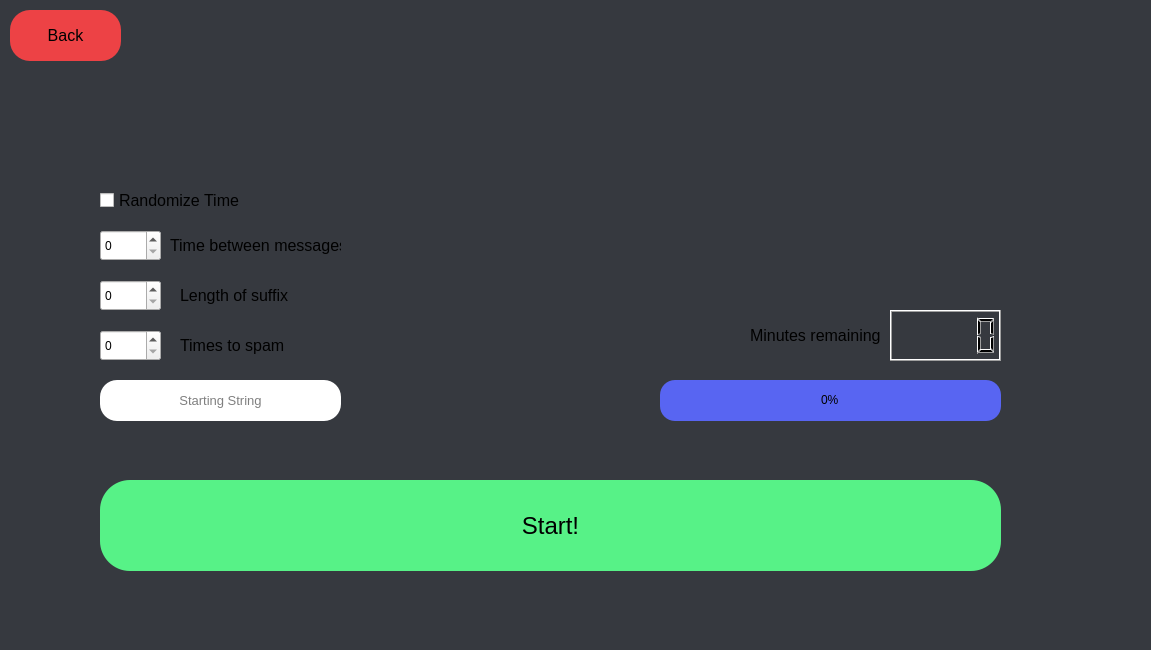
<?xml version="1.0" encoding="UTF-8"?>
<ui version="4.0">
 <class>uniqueSpammer</class>
 <widget class="QDialog" name="uniqueSpammer">
  <property name="geometry">
   <rect>
    <x>0</x>
    <y>0</y>
    <width>1151</width>
    <height>650</height>
   </rect>
  </property>
  <property name="minimumSize">
   <size>
    <width>1151</width>
    <height>650</height>
   </size>
  </property>
  <property name="maximumSize">
   <size>
    <width>1151</width>
    <height>650</height>
   </size>
  </property>
  <property name="windowTitle">
   <string>Unique spammer- {solar}</string>
  </property>
  <widget class="QWidget" name="background" native="true">
   <property name="geometry">
    <rect>
     <x>0</x>
     <y>0</y>
     <width>1151</width>
     <height>651</height>
    </rect>
   </property>
   <property name="styleSheet">
    <string notr="true">QWidget#background{background-color: rgb(54, 57, 63);}</string>
   </property>
   <widget class="QLabel" name="uniqueLabel">
    <property name="geometry">
     <rect>
      <x>0</x>
      <y>-110</y>
      <width>1151</width>
      <height>111</height>
     </rect>
    </property>
    <property name="font">
     <font>
      <family>Segoe UI Light</family>
      <pointsize>40</pointsize>
      <weight>50</weight>
      <bold>false</bold>
      <kerning>true</kerning>
     </font>
    </property>
    <property name="text">
     <string>Unique Spammer</string>
    </property>
    <property name="alignment">
     <set>Qt::AlignCenter</set>
    </property>
   </widget>
   <widget class="QPushButton" name="uniqueBack">
    <property name="geometry">
     <rect>
      <x>10</x>
      <y>10</y>
      <width>111</width>
      <height>51</height>
     </rect>
    </property>
    <property name="font">
     <font>
      <family>Segoe UI</family>
      <pointsize>12</pointsize>
     </font>
    </property>
    <property name="styleSheet">
     <string notr="true">border-radius:20px;
background-color: rgb(237, 66, 69);</string>
    </property>
    <property name="text">
     <string>Back</string>
    </property>
   </widget>
   <widget class="QCheckBox" name="randomizeTime">
    <property name="geometry">
     <rect>
      <x>100</x>
      <y>190</y>
      <width>141</width>
      <height>21</height>
     </rect>
    </property>
    <property name="font">
     <font>
      <family>Segoe UI</family>
      <pointsize>12</pointsize>
     </font>
    </property>
    <property name="text">
     <string>Randomize Time</string>
    </property>
   </widget>
   <widget class="QSpinBox" name="suffixLength">
    <property name="geometry">
     <rect>
      <x>100</x>
      <y>280</y>
      <width>61</width>
      <height>31</height>
     </rect>
    </property>
    <property name="styleSheet">
     <string notr="true"/>
    </property>
   </widget>
   <widget class="QLabel" name="suffixLengthLabel">
    <property name="geometry">
     <rect>
      <x>180</x>
      <y>280</y>
      <width>121</width>
      <height>31</height>
     </rect>
    </property>
    <property name="font">
     <font>
      <family>Segoe UI</family>
      <pointsize>12</pointsize>
     </font>
    </property>
    <property name="text">
     <string>Length of suffix</string>
    </property>
   </widget>
   <widget class="QLineEdit" name="startingString">
    <property name="geometry">
     <rect>
      <x>100</x>
      <y>380</y>
      <width>241</width>
      <height>41</height>
     </rect>
    </property>
    <property name="font">
     <font>
      <pointsize>10</pointsize>
     </font>
    </property>
    <property name="styleSheet">
     <string notr="true">border-style: none;
border-radius: 17px;</string>
    </property>
    <property name="text">
     <string/>
    </property>
    <property name="alignment">
     <set>Qt::AlignCenter</set>
    </property>
    <property name="placeholderText">
     <string>Starting String</string>
    </property>
   </widget>
   <widget class="QSpinBox" name="spamTimes">
    <property name="geometry">
     <rect>
      <x>100</x>
      <y>330</y>
      <width>61</width>
      <height>31</height>
     </rect>
    </property>
    <property name="styleSheet">
     <string notr="true"/>
    </property>
   </widget>
   <widget class="QLabel" name="spamTimeLabel">
    <property name="geometry">
     <rect>
      <x>180</x>
      <y>330</y>
      <width>121</width>
      <height>31</height>
     </rect>
    </property>
    <property name="font">
     <font>
      <family>Segoe UI</family>
      <pointsize>12</pointsize>
     </font>
    </property>
    <property name="text">
     <string>Times to spam</string>
    </property>
   </widget>
   <widget class="QSpinBox" name="timeBetween">
    <property name="geometry">
     <rect>
      <x>100</x>
      <y>230</y>
      <width>61</width>
      <height>31</height>
     </rect>
    </property>
    <property name="styleSheet">
     <string notr="true"/>
    </property>
   </widget>
   <widget class="QLabel" name="suffixLengthLabel_2">
    <property name="geometry">
     <rect>
      <x>170</x>
      <y>230</y>
      <width>171</width>
      <height>31</height>
     </rect>
    </property>
    <property name="font">
     <font>
      <family>Segoe UI</family>
      <pointsize>12</pointsize>
     </font>
    </property>
    <property name="text">
     <string>Time between messages</string>
    </property>
   </widget>
   <widget class="QLCDNumber" name="minutesRemainingDisplay">
    <property name="geometry">
     <rect>
      <x>890</x>
      <y>310</y>
      <width>111</width>
      <height>51</height>
     </rect>
    </property>
   </widget>
   <widget class="QLabel" name="suffixLengthLabel_3">
    <property name="geometry">
     <rect>
      <x>750</x>
      <y>320</y>
      <width>131</width>
      <height>31</height>
     </rect>
    </property>
    <property name="font">
     <font>
      <family>Segoe UI</family>
      <pointsize>12</pointsize>
     </font>
    </property>
    <property name="text">
     <string>Minutes remaining</string>
    </property>
   </widget>
   <widget class="QPushButton" name="startButton">
    <property name="geometry">
     <rect>
      <x>100</x>
      <y>480</y>
      <width>901</width>
      <height>91</height>
     </rect>
    </property>
    <property name="font">
     <font>
      <family>Segoe UI</family>
      <pointsize>18</pointsize>
     </font>
    </property>
    <property name="styleSheet">
     <string notr="true">border-radius:30px;
background-color: rgb(87, 242, 135);</string>
    </property>
    <property name="text">
     <string>Start!</string>
    </property>
   </widget>
   <widget class="QProgressBar" name="progressBar">
    <property name="geometry">
     <rect>
      <x>660</x>
      <y>380</y>
      <width>341</width>
      <height>41</height>
     </rect>
    </property>
    <property name="styleSheet">
     <string notr="true">QProgressBar {
	color: #FFF;
	background-color: rgb(88, 101, 242);
	border-style: none;
	border-radius: 15px;
	text-align: center;
	color: rgb(0, 0, 0);
}
QProgressBar::chunk{
	margin: 5px;
	background-color: rgb(87, 242, 135);
	border-style: none;
	border-radius: 15px
}</string>
    </property>
    <property name="value">
     <number>0</number>
    </property>
    <property name="textVisible">
     <bool>true</bool>
    </property>
   </widget>
  </widget>
 </widget>
 <resources/>
 <connections/>
</ui>
